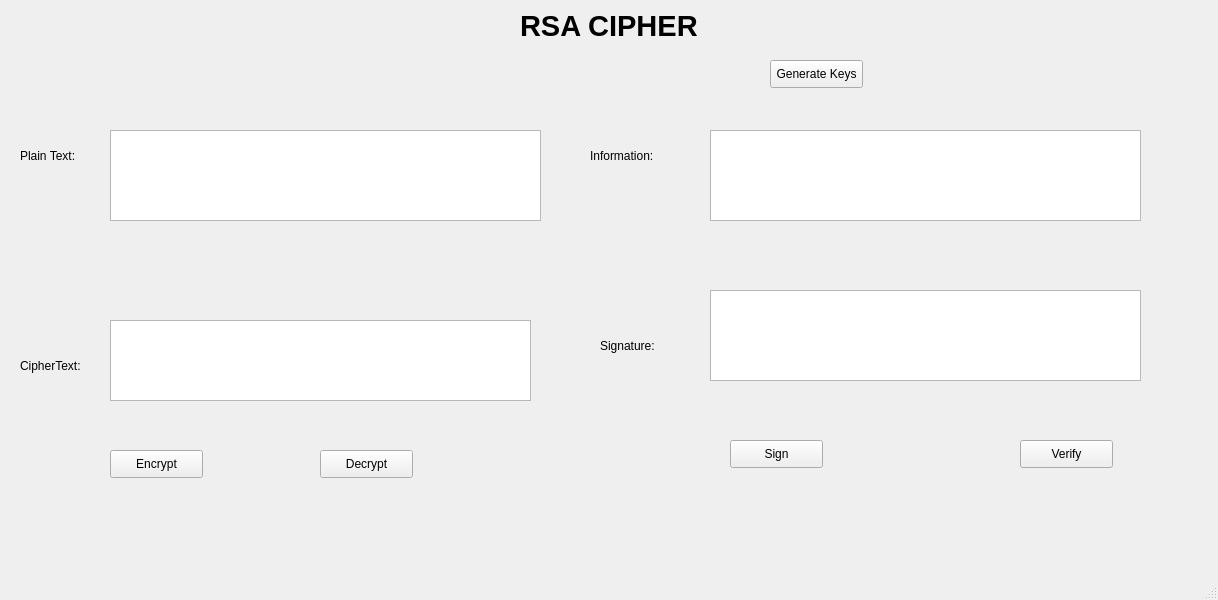
<?xml version="1.0" encoding="UTF-8"?>
<ui version="4.0">
 <class>MainWindow</class>
 <widget class="QMainWindow" name="MainWindow">
  <property name="geometry">
   <rect>
    <x>0</x>
    <y>0</y>
    <width>1218</width>
    <height>600</height>
   </rect>
  </property>
  <property name="windowTitle">
   <string>RSA Cipher</string>
  </property>
  <widget class="QWidget" name="centralwidget">
   <widget class="QLabel" name="label">
    <property name="geometry">
     <rect>
      <x>520</x>
      <y>-20</y>
      <width>291</width>
      <height>91</height>
     </rect>
    </property>
    <property name="font">
     <font>
      <pointsize>22</pointsize>
      <weight>75</weight>
      <bold>true</bold>
     </font>
    </property>
    <property name="text">
     <string>RSA CIPHER</string>
    </property>
   </widget>
   <widget class="QTextEdit" name="txt_plain_text">
    <property name="geometry">
     <rect>
      <x>110</x>
      <y>130</y>
      <width>431</width>
      <height>91</height>
     </rect>
    </property>
   </widget>
   <widget class="QTextEdit" name="txt_info">
    <property name="geometry">
     <rect>
      <x>710</x>
      <y>130</y>
      <width>431</width>
      <height>91</height>
     </rect>
    </property>
   </widget>
   <widget class="QTextEdit" name="txt_sign">
    <property name="geometry">
     <rect>
      <x>710</x>
      <y>290</y>
      <width>431</width>
      <height>91</height>
     </rect>
    </property>
   </widget>
   <widget class="QTextEdit" name="txt_cipher_text">
    <property name="geometry">
     <rect>
      <x>110</x>
      <y>320</y>
      <width>421</width>
      <height>81</height>
     </rect>
    </property>
   </widget>
   <widget class="QLabel" name="label_2">
    <property name="geometry">
     <rect>
      <x>20</x>
      <y>140</y>
      <width>81</width>
      <height>31</height>
     </rect>
    </property>
    <property name="text">
     <string>Plain Text:</string>
    </property>
   </widget>
   <widget class="QLabel" name="label_3">
    <property name="geometry">
     <rect>
      <x>20</x>
      <y>350</y>
      <width>81</width>
      <height>31</height>
     </rect>
    </property>
    <property name="text">
     <string>CipherText:</string>
    </property>
   </widget>
   <widget class="QLabel" name="label_4">
    <property name="geometry">
     <rect>
      <x>590</x>
      <y>140</y>
      <width>81</width>
      <height>31</height>
     </rect>
    </property>
    <property name="text">
     <string>Information:</string>
    </property>
   </widget>
   <widget class="QLabel" name="label_5">
    <property name="geometry">
     <rect>
      <x>600</x>
      <y>330</y>
      <width>81</width>
      <height>31</height>
     </rect>
    </property>
    <property name="text">
     <string>Signature:</string>
    </property>
   </widget>
   <widget class="QPushButton" name="btn_encrypt">
    <property name="geometry">
     <rect>
      <x>110</x>
      <y>450</y>
      <width>93</width>
      <height>28</height>
     </rect>
    </property>
    <property name="text">
     <string>Encrypt</string>
    </property>
   </widget>
   <widget class="QPushButton" name="btn_decrypt">
    <property name="geometry">
     <rect>
      <x>320</x>
      <y>450</y>
      <width>93</width>
      <height>28</height>
     </rect>
    </property>
    <property name="text">
     <string>Decrypt</string>
    </property>
   </widget>
   <widget class="QPushButton" name="btn_sign">
    <property name="geometry">
     <rect>
      <x>730</x>
      <y>440</y>
      <width>93</width>
      <height>28</height>
     </rect>
    </property>
    <property name="text">
     <string>Sign</string>
    </property>
   </widget>
   <widget class="QPushButton" name="btn_verify">
    <property name="geometry">
     <rect>
      <x>1020</x>
      <y>440</y>
      <width>93</width>
      <height>28</height>
     </rect>
    </property>
    <property name="text">
     <string>Verify</string>
    </property>
   </widget>
   <widget class="QPushButton" name="btn_gen_keys">
    <property name="geometry">
     <rect>
      <x>770</x>
      <y>60</y>
      <width>93</width>
      <height>28</height>
     </rect>
    </property>
    <property name="text">
     <string>Generate Keys</string>
    </property>
   </widget>
  </widget>
  <widget class="QMenuBar" name="menubar">
   <property name="geometry">
    <rect>
     <x>0</x>
     <y>0</y>
     <width>1218</width>
     <height>26</height>
    </rect>
   </property>
  </widget>
  <widget class="QStatusBar" name="statusbar"/>
 </widget>
 <resources/>
 <connections/>
</ui>
